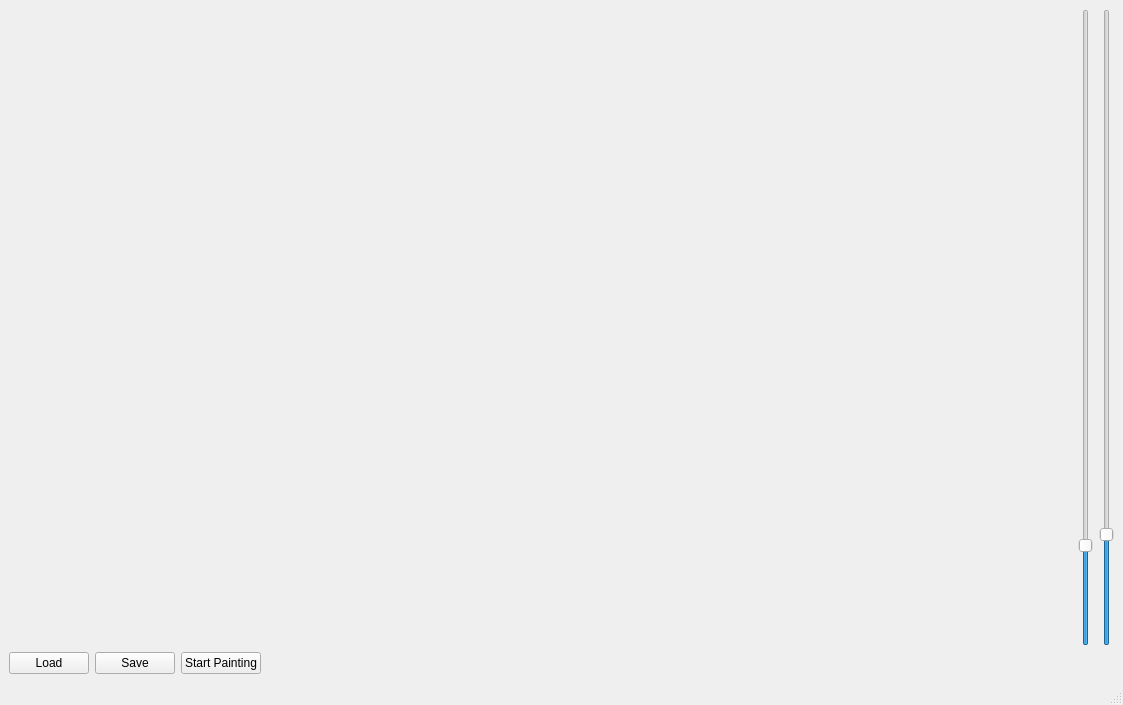
<?xml version="1.0" encoding="UTF-8"?>
<ui version="4.0">
 <class>MainWindow</class>
 <widget class="QMainWindow" name="MainWindow">
  <property name="geometry">
   <rect>
    <x>0</x>
    <y>0</y>
    <width>1123</width>
    <height>705</height>
   </rect>
  </property>
  <property name="windowTitle">
   <string>MainWindow</string>
  </property>
  <widget class="QWidget" name="centralwidget">
   <layout class="QGridLayout" name="gridLayout_2">
    <item row="0" column="0">
     <layout class="QGridLayout" name="gridLayout">
      <item row="0" column="0" colspan="2">
       <layout class="QHBoxLayout" name="horizontalLayout_3">
        <item>
         <widget class="QLabel" name="label">
          <property name="text">
           <string/>
          </property>
          <property name="pixmap">
           <pixmap>img/h3.jpg</pixmap>
          </property>
         </widget>
        </item>
        <item>
         <layout class="QHBoxLayout" name="horizontalLayout">
          <item>
           <widget class="QSlider" name="thresh1Slider">
            <property name="maximum">
             <number>200</number>
            </property>
            <property name="singleStep">
             <number>10</number>
            </property>
            <property name="value">
             <number>30</number>
            </property>
            <property name="orientation">
             <enum>Qt::Vertical</enum>
            </property>
           </widget>
          </item>
          <item>
           <widget class="QSlider" name="thresh2Slider">
            <property name="maximum">
             <number>300</number>
            </property>
            <property name="singleStep">
             <number>10</number>
            </property>
            <property name="value">
             <number>50</number>
            </property>
            <property name="orientation">
             <enum>Qt::Vertical</enum>
            </property>
           </widget>
          </item>
         </layout>
        </item>
       </layout>
      </item>
      <item row="1" column="0">
       <layout class="QHBoxLayout" name="horizontalLayout_2">
        <item>
         <widget class="QPushButton" name="loadButton">
          <property name="text">
           <string>Load</string>
          </property>
         </widget>
        </item>
        <item>
         <widget class="QPushButton" name="saveButton">
          <property name="text">
           <string>Save</string>
          </property>
         </widget>
        </item>
        <item>
         <widget class="QPushButton" name="startPaintingButton">
          <property name="text">
           <string>Start Painting</string>
          </property>
         </widget>
        </item>
       </layout>
      </item>
      <item row="1" column="1">
       <spacer name="horizontalSpacer">
        <property name="orientation">
         <enum>Qt::Horizontal</enum>
        </property>
        <property name="sizeHint" stdset="0">
         <size>
          <width>40</width>
          <height>20</height>
         </size>
        </property>
       </spacer>
      </item>
     </layout>
    </item>
   </layout>
  </widget>
  <widget class="QMenuBar" name="menubar">
   <property name="geometry">
    <rect>
     <x>0</x>
     <y>0</y>
     <width>1123</width>
     <height>26</height>
    </rect>
   </property>
  </widget>
  <widget class="QStatusBar" name="statusbar"/>
 </widget>
 <resources/>
 <connections/>
</ui>
